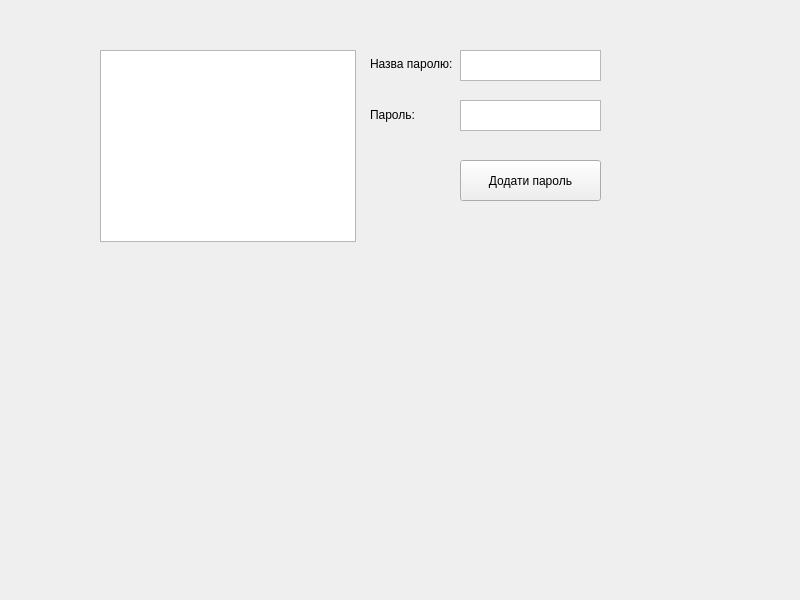
<?xml version="1.0" encoding="UTF-8"?>
<ui version="4.0">
 <class>MainWindow</class>
 <widget class="QMainWindow" name="MainWindow">
  <property name="enabled">
   <bool>true</bool>
  </property>
  <property name="geometry">
   <rect>
    <x>0</x>
    <y>0</y>
    <width>800</width>
    <height>600</height>
   </rect>
  </property>
  <property name="minimumSize">
   <size>
    <width>800</width>
    <height>600</height>
   </size>
  </property>
  <property name="maximumSize">
   <size>
    <width>800</width>
    <height>600</height>
   </size>
  </property>
  <property name="windowTitle">
   <string>PasswordManager</string>
  </property>
  <widget class="QWidget" name="centralwidget">
   <widget class="QPushButton" name="addPasswordPushButton">
    <property name="geometry">
     <rect>
      <x>460</x>
      <y>160</y>
      <width>141</width>
      <height>41</height>
     </rect>
    </property>
    <property name="locale">
     <locale language="Ukrainian" country="Ukraine"/>
    </property>
    <property name="text">
     <string>Додати пароль</string>
    </property>
   </widget>
   <widget class="QTextEdit" name="newPasswordTextEdit">
    <property name="geometry">
     <rect>
      <x>460</x>
      <y>100</y>
      <width>141</width>
      <height>31</height>
     </rect>
    </property>
    <property name="locale">
     <locale language="English" country="UnitedStates"/>
    </property>
   </widget>
   <widget class="QListWidget" name="passwordsListWidget">
    <property name="geometry">
     <rect>
      <x>100</x>
      <y>50</y>
      <width>256</width>
      <height>192</height>
     </rect>
    </property>
   </widget>
   <widget class="QTextEdit" name="newPasswordTitleTextEdit">
    <property name="geometry">
     <rect>
      <x>460</x>
      <y>50</y>
      <width>141</width>
      <height>31</height>
     </rect>
    </property>
   </widget>
   <widget class="QLabel" name="label">
    <property name="geometry">
     <rect>
      <x>370</x>
      <y>56</y>
      <width>91</width>
      <height>16</height>
     </rect>
    </property>
    <property name="locale">
     <locale language="Ukrainian" country="Ukraine"/>
    </property>
    <property name="text">
     <string>Назва паролю:</string>
    </property>
   </widget>
   <widget class="QLabel" name="label_2">
    <property name="geometry">
     <rect>
      <x>370</x>
      <y>107</y>
      <width>91</width>
      <height>16</height>
     </rect>
    </property>
    <property name="locale">
     <locale language="Ukrainian" country="Ukraine"/>
    </property>
    <property name="text">
     <string>Пароль:</string>
    </property>
   </widget>
  </widget>
 </widget>
 <resources/>
 <connections/>
</ui>
